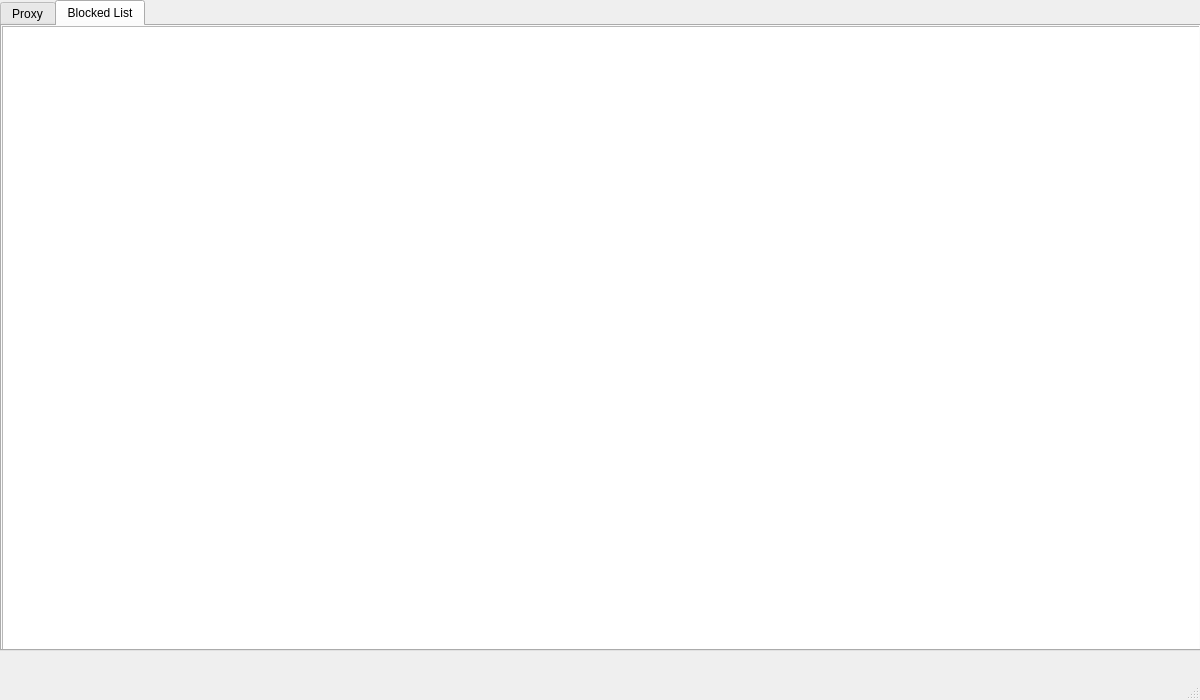
<?xml version="1.0" encoding="UTF-8"?>
<ui version="4.0">
 <class>MainWindow</class>
 <widget class="QMainWindow" name="MainWindow">
  <property name="geometry">
   <rect>
    <x>0</x>
    <y>0</y>
    <width>1200</width>
    <height>700</height>
   </rect>
  </property>
  <property name="windowTitle">
   <string>MainWindow</string>
  </property>
  <widget class="QWidget" name="centralwidget">
   <widget class="QTabWidget" name="menuTabMenu">
    <property name="geometry">
     <rect>
      <x>0</x>
      <y>0</y>
      <width>1201</width>
      <height>651</height>
     </rect>
    </property>
    <property name="currentIndex">
     <number>1</number>
    </property>
    <widget class="QWidget" name="proxyTab">
     <attribute name="title">
      <string>Proxy</string>
     </attribute>
     <widget class="QTabWidget" name="httpTabMenu">
      <property name="geometry">
       <rect>
        <x>0</x>
        <y>250</y>
        <width>1201</width>
        <height>450</height>
       </rect>
      </property>
      <property name="currentIndex">
       <number>1</number>
      </property>
      <widget class="QWidget" name="requestTab">
       <attribute name="title">
        <string>Request</string>
       </attribute>
       <widget class="QTextEdit" name="requestText">
        <property name="geometry">
         <rect>
          <x>0</x>
          <y>0</y>
          <width>1201</width>
          <height>450</height>
         </rect>
        </property>
       </widget>
      </widget>
      <widget class="QWidget" name="responseTab">
       <attribute name="title">
        <string>Response</string>
       </attribute>
       <widget class="QTextEdit" name="responseText">
        <property name="geometry">
         <rect>
          <x>0</x>
          <y>0</y>
          <width>1201</width>
          <height>450</height>
         </rect>
        </property>
       </widget>
      </widget>
     </widget>
     <widget class="QWidget" name="horizontalLayoutWidget">
      <property name="geometry">
       <rect>
        <x>-1</x>
        <y>0</y>
        <width>1201</width>
        <height>31</height>
       </rect>
      </property>
      <layout class="QHBoxLayout" name="horizontalLayout">
       <item>
        <widget class="QPushButton" name="forwardBtn">
         <property name="text">
          <string>Forward</string>
         </property>
        </widget>
       </item>
       <item>
        <widget class="QPushButton" name="dropBtn">
         <property name="text">
          <string>Drop</string>
         </property>
        </widget>
       </item>
       <item>
        <widget class="QPushButton" name="interceptBtn">
         <property name="text">
          <string>Intercept</string>
         </property>
         <property name="checkable">
          <bool>true</bool>
         </property>
        </widget>
       </item>
       <item>
        <widget class="QPushButton" name="actionBtn">
         <property name="text">
          <string>Action</string>
         </property>
        </widget>
       </item>
      </layout>
     </widget>
     <widget class="QTableWidget" name="requestsList">
      <property name="geometry">
       <rect>
        <x>0</x>
        <y>30</y>
        <width>1201</width>
        <height>221</height>
       </rect>
      </property>
     </widget>
    </widget>
    <widget class="QWidget" name="blockedTab">
     <attribute name="title">
      <string>Blocked List</string>
     </attribute>
     <widget class="QListWidget" name="blockedSitesList">
      <property name="geometry">
       <rect>
        <x>0</x>
        <y>0</y>
        <width>1201</width>
        <height>700</height>
       </rect>
      </property>
     </widget>
    </widget>
   </widget>
  </widget>
  <widget class="QMenuBar" name="menubar">
   <property name="geometry">
    <rect>
     <x>0</x>
     <y>0</y>
     <width>1200</width>
     <height>25</height>
    </rect>
   </property>
  </widget>
  <widget class="QStatusBar" name="statusbar"/>
 </widget>
 <resources/>
 <connections/>
</ui>
